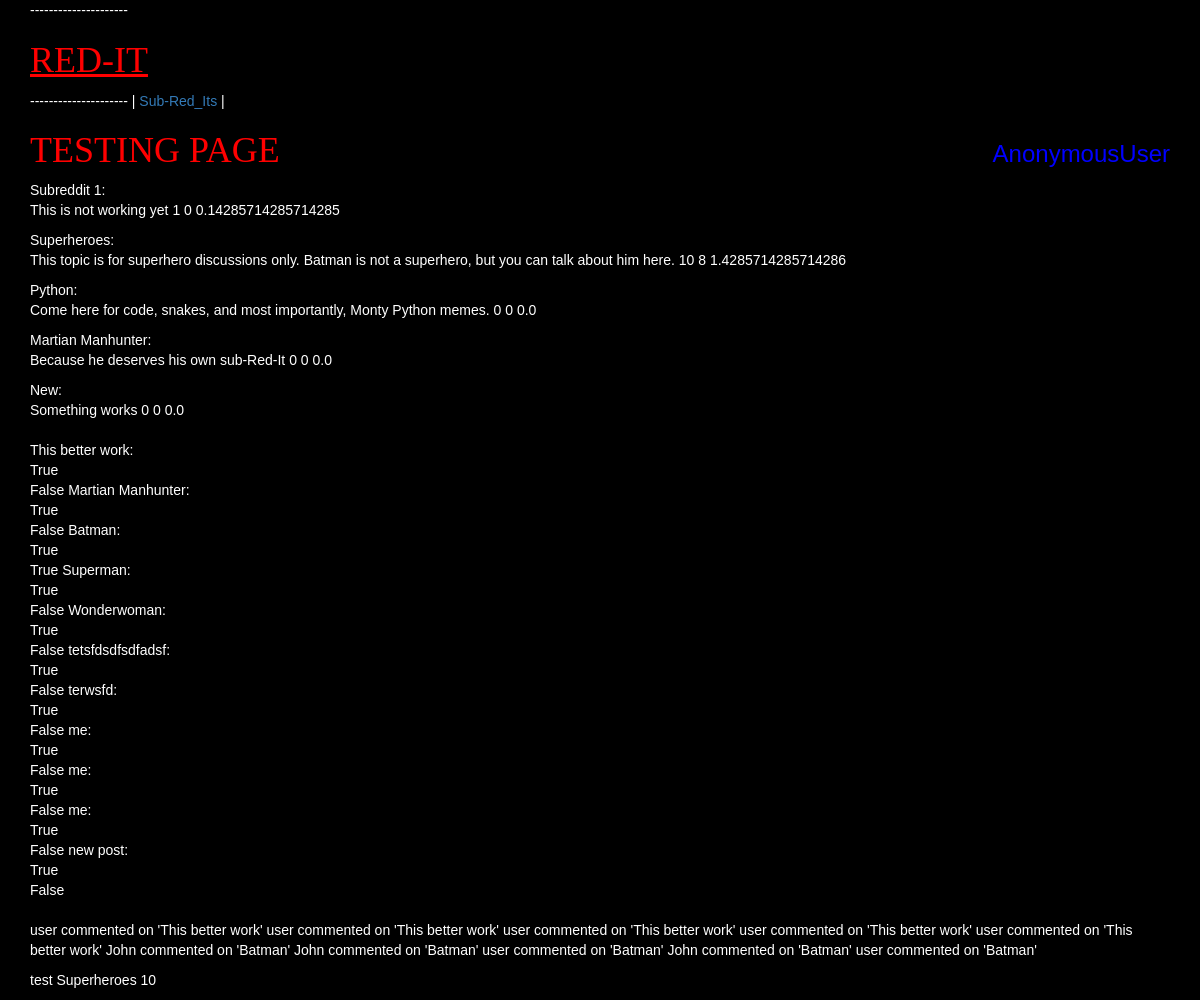
Screenshot of /testing/ with the database file from the repository.
### app/models.py (models this page shows)
class Subreddit(models.Model):
    name = models.CharField(max_length=20)
    description = models.CharField(max_length=255)
    creation_date_time = models.DateTimeField(auto_now_add=True)
    def __str__(self):
        return self.name
    @property
    def current_count(self):
        return Post.objects.filter(post_to_subreddit=self).count()
    def today_count(self):
        hrs24 = datetime.now() - timedelta(days=1)
        return Post.objects.filter(post_to_subreddit=self).filter(creation_time__gte=hrs24).count()
    def daily_average(self):
        hrs24 = datetime.now() - timedelta(days=30)
        return Post.objects.filter(post_to_subreddit=self).filter(creation_time__gte=hrs24).count()/7

class Post(models.Model):
    title = models.CharField(max_length=20)
    description = models.CharField(max_length=255)
    url = models.URLField(max_length=200, null=True, blank=True)
    creation_time = models.DateTimeField(auto_now_add=True)
    modification_time = models.DateTimeField(auto_now=True)
    post_to_subreddit = models.ForeignKey(Subreddit)
    post_to_user = models.ForeignKey(User)
    def __str__(self):
        return self.title
    def is_recent(self):
        hrs24 = datetime.now() - timedelta(days=1)
        if Post.objects.filter(creation_time__gte=hrs24):
            return True
        else:
            return False
    def is_hot(self):
        hrs78 = datetime.now() - timedelta(days=3)
        if Comment.objects.filter(comment_to_post=self).filter(created_time__gt=hrs78).count() > 3:
            return True
        else:
            return False
        class Meta:
            ordering = ('-creation_time')

class Comment(models.Model):
    comment_text = models.CharField(max_length=255)
    comment_to_user = models.ForeignKey(User)
    comment_to_post = models.ForeignKey(Post)
    created_time = models.DateTimeField(auto_now_add=True)
    modified_time = models.DateTimeField(auto_now=True)
    def __str__(self):
        return "{} commented on '{}'".format(self.comment_to_user.username, self.comment_to_post.title)

### app/views.py (the view)
# urls.py: url(r'^testing/', testing_view, name="testing_view"),
def testing_view(request):
    context = {
        "subreddits": Subreddit.objects.all(),
        "junkvar": Subreddit.objects.get(id=2),
        "posts": Post.objects.all(),
        "comments": Comment.objects.all()
    }
    return render(request, 'testing.html', context)

### templates/testing.html (shortened to what this page needs)
{% extends "base.html" %}
{% block content %}
    <h1 style="color:red; font-family:impact">TESTING PAGE</h1>
      {% for subred in subreddits %}
      <p>
      {{ subred }}:<br>
      {{ subred.description }}
      {{ subred.current_count }}
      {{ subred.today_count }}
      {{ subred.daily_average }}
      {% endfor %}
      <br>
      <br>
      {% for post in posts %}
      {{ post }}:<br>
      {{ post.is_recent }}
      <br>
      {{ post.is_hot }}
      {% endfor %}
<br><br>
    {% for comment in comments %}
    {{ comment }}
    {% endfor %}
    </p>
    <p>
        test
        {{ junkvar.name }}
        {{ junkvar.current_count }}
    </p>
    {% endblock %}

### templates/base.html (style rules this page uses)
body { background-color: black; color: white; font-family:sans-serif; }

### rows the page displays
Subreddit: name "Subreddit 1", description "This is not working yet", current_count "1", today_count "0", daily_average "0.14285714285714285"
Subreddit: name "Superheroes", description "This topic is for superhero discussions only. Batman is not a superhero, but you can talk about him here.", current_count "10", today_count "8", daily_average "1.4285714285714286"
Subreddit: name "Python", description "Come here for code, snakes, and most importantly, Monty Python memes.", current_count "0", today_count "0", daily_average "0.0"
Subreddit: name "Martian Manhunter", description "Because he deserves his own sub-Red-It", current_count "0", today_count "0", daily_average "0.0"
Subreddit: name "New", description "Something works", current_count "0", today_count "0", daily_average "0.0"
Post: title "This better work", is_recent "True", is_hot "False"
Post: title "Martian Manhunter", is_recent "True", is_hot "False"
Post: title "Batman", is_recent "True", is_hot "True"
Post: title "Superman", is_recent "True", is_hot "False"
Post: title "Wonderwoman", is_recent "True", is_hot "False"
Post: title "tetsfdsdfsdfadsf", is_recent "True", is_hot "False"
Post: title "terwsfd", is_recent "True", is_hot "False"
Post: title "me", is_recent "True", is_hot "False"
Post: title "me", is_recent "True", is_hot "False"
Post: title "me", is_recent "True", is_hot "False"
Post: title "new post", is_recent "True", is_hot "False"
Comment: comment_to_user+comment_to_post "user commented on 'This better work'"
Comment: comment_to_user+comment_to_post "user commented on 'This better work'"
Comment: comment_to_user+comment_to_post "user commented on 'This better work'"
Comment: comment_to_user+comment_to_post "user commented on 'This better work'"
Comment: comment_to_user+comment_to_post "user commented on 'This better work'"
Comment: comment_to_user+comment_to_post "John commented on 'Batman'"
Comment: comment_to_user+comment_to_post "John commented on 'Batman'"
Comment: comment_to_user+comment_to_post "user commented on 'Batman'"
Comment: comment_to_user+comment_to_post "John commented on 'Batman'"
Comment: comment_to_user+comment_to_post "user commented on 'Batman'"

### other values shown
{{ request.user }} "AnonymousUser"
